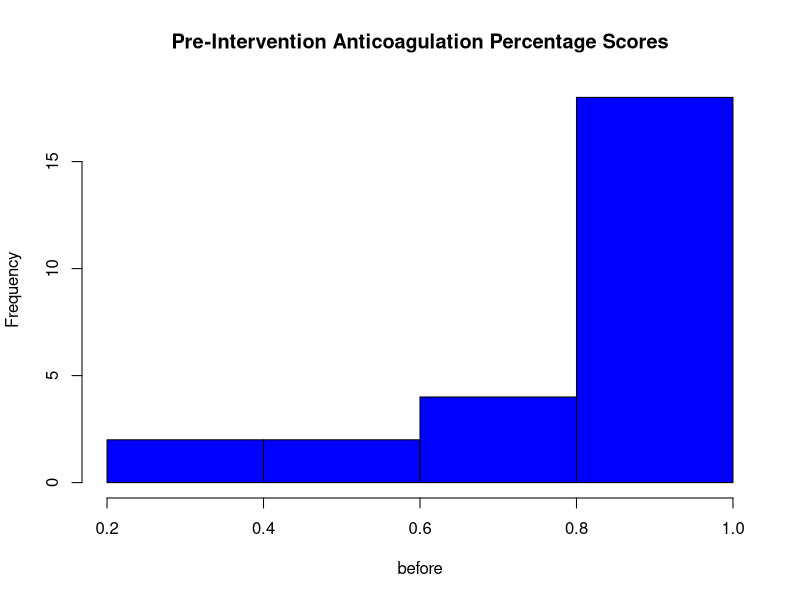
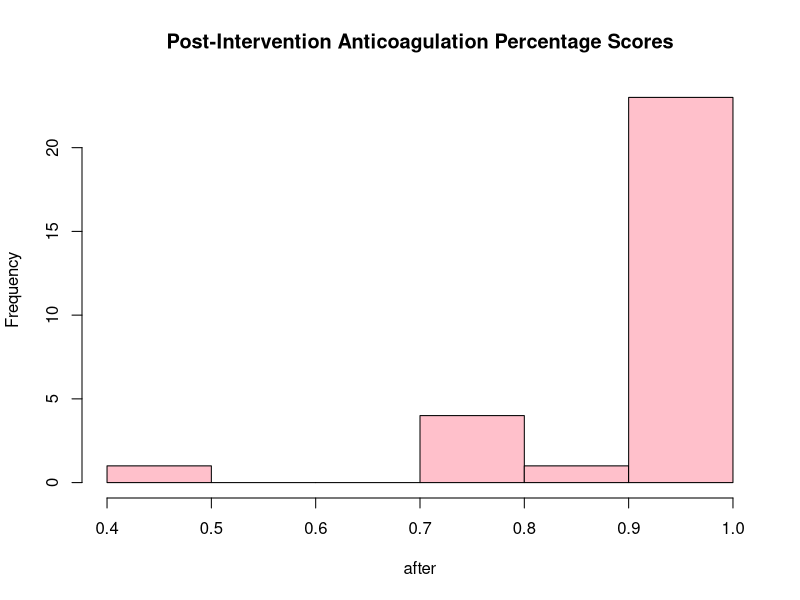

The R script that drew these images, in order:
## ---- chunk 1
#install.packages('exactRankTests')
library(exactRankTests)
anticoag = read.csv("anticoagulation.csv")
head(anticoag)
## ---- chunk 2
colnames(anticoag)
## ---- chunk 3
anticoag$pre_percentage = anticoag$pre_points / anticoag$pre_total_possible
anticoag$post_percentage = anticoag$post_points / anticoag$post_possible
head(anticoag)
## ---- chunk 4
before = anticoag$pre_percentage[!is.na(anticoag$pre_percentage)]
after = anticoag$post_percentage[!is.na(anticoag$post_percentage)]
## ---- chunk 5
hist(before,breaks=5,col="blue",main="Pre-Intervention Anticoagulation Percentage Scores")
hist(after,breaks=5,col="pink",main="Post-Intervention Anticoagulation Percentage Scores")
## ---- chunk 6
perm.test(before,after,alternative="two.sided",exact=TRUE)
